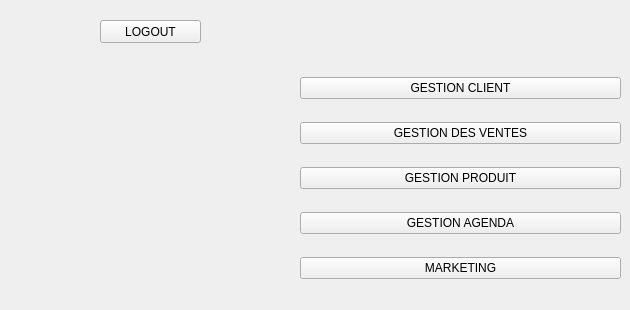
      <widget class="QWidget" name="page_53">
       <widget class="QWidget" name="layoutWidget_70">
        <property name="geometry">
         <rect>
          <x>300</x>
          <y>60</y>
          <width>321</width>
          <height>241</height>
         </rect>
        </property>
        <layout class="QVBoxLayout" name="verticalLayout_59">
         <item>
          <widget class="QPushButton" name="pushButton_265">
           <property name="text">
            <string>GESTION CLIENT</string>
           </property>
          </widget>
         </item>
         <item>
          <widget class="QPushButton" name="pushButton_266">
           <property name="text">
            <string>GESTION DES VENTES</string>
           </property>
          </widget>
         </item>
         <item>
          <widget class="QPushButton" name="pushButton_267">
           <property name="text">
            <string>GESTION PRODUIT</string>
           </property>
          </widget>
         </item>
         <item>
          <widget class="QPushButton" name="pushButton_268">
           <property name="text">
            <string>GESTION AGENDA</string>
           </property>
          </widget>
         </item>
         <item>
          <widget class="QPushButton" name="pushButton_269">
           <property name="text">
            <string>MARKETING</string>
           </property>
          </widget>
         </item>
        </layout>
       </widget>
       <widget class="QPushButton" name="pushButton_270">
        <property name="geometry">
         <rect>
          <x>100</x>
          <y>20</y>
          <width>101</width>
          <height>23</height>
         </rect>
        </property>
        <property name="text">
         <string>LOGOUT</string>
        </property>
       </widget>
      </widget>
